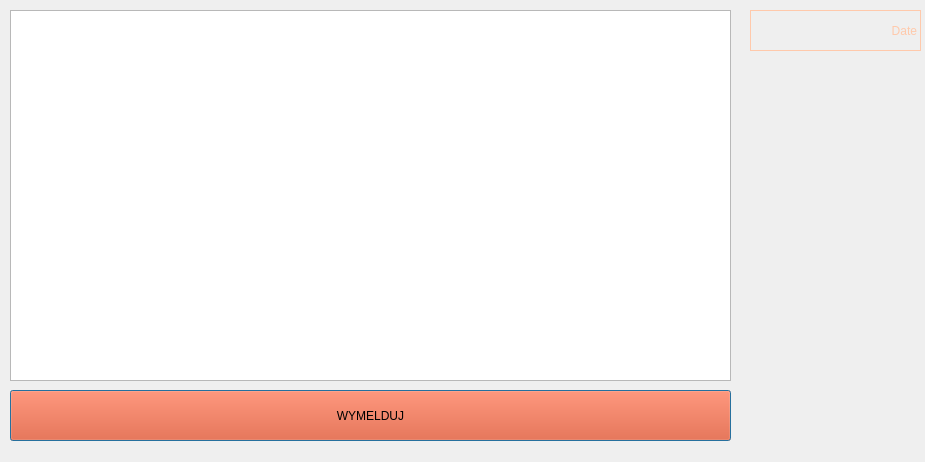
<?xml version="1.0" encoding="UTF-8"?>
<ui version="4.0">
 <class>checkout</class>
 <widget class="QDialog" name="checkout">
  <property name="geometry">
   <rect>
    <x>0</x>
    <y>0</y>
    <width>925</width>
    <height>462</height>
   </rect>
  </property>
  <property name="windowTitle">
   <string>Dialog</string>
  </property>
  <widget class="QLabel" name="date">
   <property name="geometry">
    <rect>
     <x>750</x>
     <y>10</y>
     <width>171</width>
     <height>41</height>
    </rect>
   </property>
   <property name="styleSheet">
    <string notr="true">color: rgb(255, 201, 171);
font: 24pt &quot;Comic Sans MS&quot;;
border-width: 1px;
border-style: solid;
border-color: rgb(255, 201, 171);</string>
   </property>
   <property name="text">
    <string>Date</string>
   </property>
   <property name="alignment">
    <set>Qt::AlignRight|Qt::AlignTrailing|Qt::AlignVCenter</set>
   </property>
  </widget>
  <widget class="QTableView" name="checkouttable">
   <property name="geometry">
    <rect>
     <x>10</x>
     <y>10</y>
     <width>721</width>
     <height>371</height>
    </rect>
   </property>
   <property name="styleSheet">
    <string notr="true">color: rgb(255, 201, 171);
</string>
   </property>
  </widget>
  <widget class="QPushButton" name="zamelduj">
   <property name="geometry">
    <rect>
     <x>10</x>
     <y>390</y>
     <width>721</width>
     <height>51</height>
    </rect>
   </property>
   <property name="styleSheet">
    <string notr="true">background-color: rgb(252, 61, 3);</string>
   </property>
   <property name="text">
    <string>WYMELDUJ</string>
   </property>
  </widget>
 </widget>
 <resources/>
 <connections/>
</ui>
